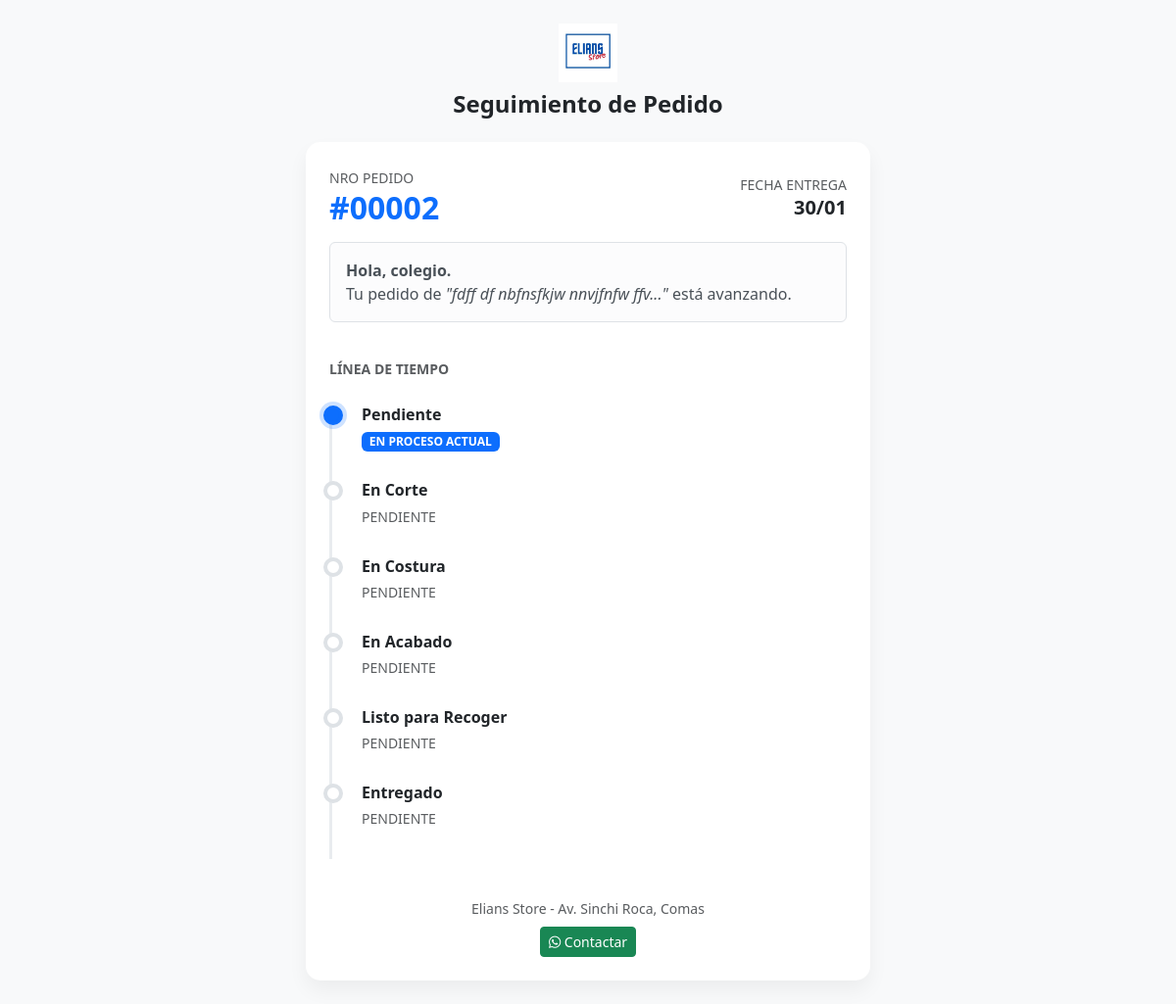
/rastreo.php?id=2, run on the app's committed database.
### tables this page shows
CREATE TABLE `pedidos` (
  `id` int(11) NOT NULL AUTO_INCREMENT,
  `cliente_nombre` varchar(100) NOT NULL,
  `cliente_telefono` varchar(20) DEFAULT NULL,
  `cliente_email` varchar(255) DEFAULT NULL,
  `cliente_direccion` varchar(255) DEFAULT NULL,
  `descripcion` text NOT NULL,
  `costo_total` decimal(10,2) NOT NULL,
  `a_cuenta` decimal(10,2) DEFAULT '0.00',
  `saldo` decimal(10,2) GENERATED ALWAYS AS ((`costo_total` - `a_cuenta`)) STORED,
  `fecha_recepcion` datetime DEFAULT CURRENT_TIMESTAMP,
  `fecha_entrega` date NOT NULL,
  `estado` varchar(50) DEFAULT 'Pendiente',
  PRIMARY KEY (`id`)
);

### rastreo.php (the view, shortened to what this page needs)
<?php
require_once 'config.php';
$id = $_GET['id'];
$stmt = $conn->prepare("SELECT * FROM pedidos WHERE id = ?");
$stmt->execute([$id]);
$pedido = $stmt->fetch(PDO::FETCH_ASSOC);
?>
<!DOCTYPE html>
<html lang="es">
<head>
    <link href="https://cdn.jsdelivr.net/npm/bootstrap@5.3.0/dist/css/bootstrap.min.css" rel="stylesheet">
    <link rel="stylesheet" href="https://cdnjs.cloudflare.com/ajax/libs/font-awesome/6.0.0/css/all.min.css">
</head>
<body>
<div class="container py-4" style="max-width: 600px;">
    <div class="text-center mb-4">
        <img src="logo.jpg" class="header-logo mb-2" onerror="this.style.display='none'">
        <h4 class="fw-bold text-dark">Seguimiento de Pedido</h4>
    </div>
    <div class="card card-status bg-white p-4">
        <div class="d-flex justify-content-between align-items-center mb-3">
            <div>
                <span class="text-muted small">NRO PEDIDO</span>
                <h2 class="fw-bold text-primary m-0">#<?php echo str_pad($pedido['id'], 5, '0', STR_PAD_LEFT); ?></h2>
            </div>
            <div class="text-end">
                <span class="text-muted small">FECHA ENTREGA</span>
                <h5 class="fw-bold text-dark m-0"><?php echo date('d/m', strtotime($pedido['fecha_entrega'])); ?></h5>
            </div>
        </div>
        <div class="alert alert-light border">
            <strong>Hola, <?php echo explode(' ', $pedido['cliente_nombre'])[0]; ?>.</strong><br>
            Tu pedido de <em>"<?php echo substr($pedido['descripcion'], 0, 30); ?>..."</em> está avanzando.
        </div>
        <h6 class="text-uppercase text-muted fw-bold small mt-4">Línea de Tiempo</h6>
        <ul class="timeline">
            <?php
            $estados = ['Pendiente', 'En Corte', 'En Costura', 'En Acabado', 'Listo para Recoger', 'Entregado'];
            $pasado = true;
            foreach($estados as $est) {
                $clase = '';
                $icono = '';
                if($pedido['estado'] == $est) {
                    $clase = 'active';
                    $icono = '<span class="badge bg-primary">EN PROCESO ACTUAL</span>';
                    $pasado = false;
                } elseif ($pasado) {
                    $clase = 'completed';
                    $icono = '<span class="text-success small fw-bold"><i class="fas fa-check"></i> COMPLETADO</span>';
                } else {
                    $clase = '';
                    $icono = '<span class="text-muted small">PENDIENTE</span>';
                }
                echo "<li class='timeline-item $clase'>";
                echo "<h6 class='fw-bold mb-1'>$est</h6>";
                echo "$icono";
                echo "</li>";
            }
            ?>
        </ul>
        <div class="text-center mt-4 text-muted small">
            Elians Store - Av. Sinchi Roca, Comas<br>
            <a href="https://wa.me/51993516112" class="btn btn-success btn-sm mt-2"><i class="fab fa-whatsapp"></i> Contactar</a>
        </div>
    </div>
</div>
</body>
</html>

### rastreo.php (style rules this page uses)
body { background-color: #f8f9fa; font-family: 'Segoe UI', Tahoma, Geneva, Verdana, sans-serif; }
.timeline { border-left: 3px solid #e9ecef; padding-left: 30px; list-style: none; margin-top: 20px; }
.timeline-item { position: relative; margin-bottom: 30px; }
.timeline-item::before { content: ''; position: absolute; left: -39px; top: 0; width: 20px; height: 20px; border-radius: 50%; background: #fff; border: 4px solid #dee2e6; }
.timeline-item.active::before { background: #0d6efd; border-color: #0d6efd; box-shadow: 0 0 0 4px rgba(13,110,253,0.2); }
.card-status { border: none; border-radius: 15px; box-shadow: 0 10px 20px rgba(0,0,0,0.05); }
.header-logo { max-height: 60px; }

### data on the page
pedidos: id "00002", fecha_entrega "30/01", cliente_nombre "colegio", descripcion "fdff df nbfnsfkjw nnvjfnfw ffv"

### other printed values
$est "Pendiente"
$est "En Corte"
$est "En Costura"
$est "En Acabado"
$est "Listo para Recoger"
$est "Entregado"
